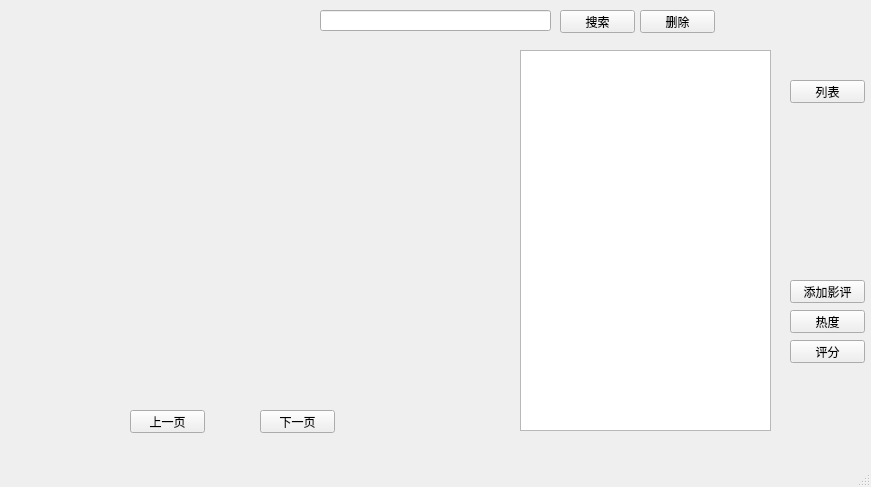
<?xml version="1.0" encoding="UTF-8"?>
<ui version="4.0">
 <class>FSS</class>
 <widget class="QMainWindow" name="FSS">
  <property name="geometry">
   <rect>
    <x>0</x>
    <y>0</y>
    <width>871</width>
    <height>487</height>
   </rect>
  </property>
  <property name="windowTitle">
   <string>电影查询系统</string>
  </property>
  <widget class="QWidget" name="centralwidget">
   <widget class="QPushButton" name="SearchButton">
    <property name="geometry">
     <rect>
      <x>560</x>
      <y>10</y>
      <width>75</width>
      <height>23</height>
     </rect>
    </property>
    <property name="text">
     <string>搜索</string>
    </property>
   </widget>
   <widget class="QLineEdit" name="SearchText">
    <property name="geometry">
     <rect>
      <x>320</x>
      <y>10</y>
      <width>231</width>
      <height>21</height>
     </rect>
    </property>
   </widget>
   <widget class="QTextBrowser" name="imformation">
    <property name="geometry">
     <rect>
      <x>520</x>
      <y>50</y>
      <width>251</width>
      <height>381</height>
     </rect>
    </property>
    <property name="readOnly">
     <bool>true</bool>
    </property>
    <property name="html">
     <string>&lt;!DOCTYPE HTML PUBLIC &quot;-//W3C//DTD HTML 4.0//EN&quot; &quot;http://www.w3.org/TR/REC-html40/strict.dtd&quot;&gt;
&lt;html&gt;&lt;head&gt;&lt;meta name=&quot;qrichtext&quot; content=&quot;1&quot; /&gt;&lt;style type=&quot;text/css&quot;&gt;
p, li { white-space: pre-wrap; }
&lt;/style&gt;&lt;/head&gt;&lt;body style=&quot; font-family:'SimSun'; font-size:9pt; font-weight:400; font-style:normal;&quot;&gt;
&lt;p style=&quot;-qt-paragraph-type:empty; margin-top:0px; margin-bottom:0px; margin-left:0px; margin-right:0px; -qt-block-indent:0; text-indent:0px;&quot;&gt;&lt;br /&gt;&lt;/p&gt;&lt;/body&gt;&lt;/html&gt;</string>
    </property>
    <property name="openLinks">
     <bool>false</bool>
    </property>
   </widget>
   <widget class="QPushButton" name="DeleteButton">
    <property name="geometry">
     <rect>
      <x>640</x>
      <y>10</y>
      <width>75</width>
      <height>23</height>
     </rect>
    </property>
    <property name="text">
     <string>删除</string>
    </property>
   </widget>
   <widget class="QPushButton" name="List">
    <property name="geometry">
     <rect>
      <x>790</x>
      <y>80</y>
      <width>75</width>
      <height>23</height>
     </rect>
    </property>
    <property name="text">
     <string>列表</string>
    </property>
   </widget>
   <widget class="QPushButton" name="Heat">
    <property name="geometry">
     <rect>
      <x>790</x>
      <y>310</y>
      <width>75</width>
      <height>23</height>
     </rect>
    </property>
    <property name="text">
     <string>热度</string>
    </property>
   </widget>
   <widget class="QPushButton" name="rating">
    <property name="geometry">
     <rect>
      <x>790</x>
      <y>340</y>
      <width>75</width>
      <height>23</height>
     </rect>
    </property>
    <property name="text">
     <string>评分</string>
    </property>
   </widget>
   <widget class="MyQLabel" name="img1">
    <property name="geometry">
     <rect>
      <x>30</x>
      <y>60</y>
      <width>101</width>
      <height>141</height>
     </rect>
    </property>
    <property name="text">
     <string/>
    </property>
    <property name="pixmap">
     <pixmap>img/7号房的礼物.webp</pixmap>
    </property>
    <property name="scaledContents">
     <bool>true</bool>
    </property>
   </widget>
   <widget class="MyQLabel" name="img2">
    <property name="geometry">
     <rect>
      <x>140</x>
      <y>60</y>
      <width>101</width>
      <height>141</height>
     </rect>
    </property>
    <property name="text">
     <string/>
    </property>
    <property name="pixmap">
     <pixmap>img/7号房的礼物.webp</pixmap>
    </property>
    <property name="scaledContents">
     <bool>true</bool>
    </property>
   </widget>
   <widget class="MyQLabel" name="img3">
    <property name="geometry">
     <rect>
      <x>250</x>
      <y>60</y>
      <width>101</width>
      <height>141</height>
     </rect>
    </property>
    <property name="text">
     <string/>
    </property>
    <property name="pixmap">
     <pixmap>img/7号房的礼物.webp</pixmap>
    </property>
    <property name="scaledContents">
     <bool>true</bool>
    </property>
   </widget>
   <widget class="MyQLabel" name="img4">
    <property name="geometry">
     <rect>
      <x>360</x>
      <y>60</y>
      <width>101</width>
      <height>141</height>
     </rect>
    </property>
    <property name="text">
     <string/>
    </property>
    <property name="pixmap">
     <pixmap>img/7号房的礼物.webp</pixmap>
    </property>
    <property name="scaledContents">
     <bool>true</bool>
    </property>
   </widget>
   <widget class="MyQLabel" name="img5">
    <property name="geometry">
     <rect>
      <x>30</x>
      <y>240</y>
      <width>101</width>
      <height>141</height>
     </rect>
    </property>
    <property name="text">
     <string/>
    </property>
    <property name="pixmap">
     <pixmap>img/7号房的礼物.webp</pixmap>
    </property>
    <property name="scaledContents">
     <bool>true</bool>
    </property>
   </widget>
   <widget class="MyQLabel" name="img6">
    <property name="geometry">
     <rect>
      <x>140</x>
      <y>240</y>
      <width>101</width>
      <height>141</height>
     </rect>
    </property>
    <property name="text">
     <string/>
    </property>
    <property name="pixmap">
     <pixmap>img/7号房的礼物.webp</pixmap>
    </property>
    <property name="scaledContents">
     <bool>true</bool>
    </property>
   </widget>
   <widget class="MyQLabel" name="img7">
    <property name="geometry">
     <rect>
      <x>250</x>
      <y>240</y>
      <width>101</width>
      <height>141</height>
     </rect>
    </property>
    <property name="text">
     <string/>
    </property>
    <property name="pixmap">
     <pixmap>img/7号房的礼物.webp</pixmap>
    </property>
    <property name="scaledContents">
     <bool>true</bool>
    </property>
   </widget>
   <widget class="MyQLabel" name="img8">
    <property name="geometry">
     <rect>
      <x>360</x>
      <y>240</y>
      <width>101</width>
      <height>141</height>
     </rect>
    </property>
    <property name="text">
     <string/>
    </property>
    <property name="pixmap">
     <pixmap>img/7号房的礼物.webp</pixmap>
    </property>
    <property name="scaledContents">
     <bool>true</bool>
    </property>
   </widget>
   <widget class="QPushButton" name="FrontPage">
    <property name="geometry">
     <rect>
      <x>130</x>
      <y>410</y>
      <width>75</width>
      <height>23</height>
     </rect>
    </property>
    <property name="text">
     <string>上一页</string>
    </property>
   </widget>
   <widget class="QPushButton" name="NextPage">
    <property name="geometry">
     <rect>
      <x>260</x>
      <y>410</y>
      <width>75</width>
      <height>23</height>
     </rect>
    </property>
    <property name="text">
     <string>下一页</string>
    </property>
   </widget>
   <widget class="QPushButton" name="pushButton">
    <property name="geometry">
     <rect>
      <x>790</x>
      <y>280</y>
      <width>75</width>
      <height>23</height>
     </rect>
    </property>
    <property name="text">
     <string>添加影评</string>
    </property>
   </widget>
  </widget>
  <widget class="QMenuBar" name="menubar">
   <property name="geometry">
    <rect>
     <x>0</x>
     <y>0</y>
     <width>871</width>
     <height>23</height>
    </rect>
   </property>
  </widget>
  <widget class="QStatusBar" name="statusbar"/>
 </widget>
 <customwidgets>
  <customwidget>
   <class>MyQLabel</class>
   <extends>QLabel</extends>
   <header>GUI.h</header>
   <slots>
    <signal>button_clicked_signal()</signal>
   </slots>
  </customwidget>
 </customwidgets>
 <resources/>
 <connections>
  <connection>
   <sender>DeleteButton</sender>
   <signal>clicked()</signal>
   <receiver>FSS</receiver>
   <slot>DeleteButtonClicked()</slot>
   <hints>
    <hint type="sourcelabel">
     <x>685</x>
     <y>40</y>
    </hint>
    <hint type="destinationlabel">
     <x>789</x>
     <y>50</y>
    </hint>
   </hints>
  </connection>
  <connection>
   <sender>SearchButton</sender>
   <signal>clicked()</signal>
   <receiver>FSS</receiver>
   <slot>SearchButtonClicked()</slot>
   <hints>
    <hint type="sourcelabel">
     <x>592</x>
     <y>38</y>
    </hint>
    <hint type="destinationlabel">
     <x>774</x>
     <y>37</y>
    </hint>
   </hints>
  </connection>
  <connection>
   <sender>List</sender>
   <signal>clicked()</signal>
   <receiver>FSS</receiver>
   <slot>ListButtonClicked()</slot>
   <hints>
    <hint type="sourcelabel">
     <x>831</x>
     <y>116</y>
    </hint>
    <hint type="destinationlabel">
     <x>813</x>
     <y>79</y>
    </hint>
   </hints>
  </connection>
  <connection>
   <sender>Heat</sender>
   <signal>clicked()</signal>
   <receiver>FSS</receiver>
   <slot>HeatButtonClicked()</slot>
   <hints>
    <hint type="sourcelabel">
     <x>815</x>
     <y>349</y>
    </hint>
    <hint type="destinationlabel">
     <x>797</x>
     <y>240</y>
    </hint>
   </hints>
  </connection>
  <connection>
   <sender>rating</sender>
   <signal>clicked()</signal>
   <receiver>FSS</receiver>
   <slot>RatingButtonClicked()</slot>
   <hints>
    <hint type="sourcelabel">
     <x>847</x>
     <y>378</y>
    </hint>
    <hint type="destinationlabel">
     <x>825</x>
     <y>427</y>
    </hint>
   </hints>
  </connection>
  <connection>
   <sender>img1</sender>
   <signal>button_clicked_signal()</signal>
   <receiver>FSS</receiver>
   <slot>Show_film()</slot>
   <hints>
    <hint type="sourcelabel">
     <x>85</x>
     <y>157</y>
    </hint>
    <hint type="destinationlabel">
     <x>133</x>
     <y>51</y>
    </hint>
   </hints>
  </connection>
  <connection>
   <sender>FrontPage</sender>
   <signal>clicked()</signal>
   <receiver>FSS</receiver>
   <slot>FrontPageClicked()</slot>
   <hints>
    <hint type="sourcelabel">
     <x>155</x>
     <y>448</y>
    </hint>
    <hint type="destinationlabel">
     <x>60</x>
     <y>455</y>
    </hint>
   </hints>
  </connection>
  <connection>
   <sender>NextPage</sender>
   <signal>clicked()</signal>
   <receiver>FSS</receiver>
   <slot>NextPageClicked()</slot>
   <hints>
    <hint type="sourcelabel">
     <x>312</x>
     <y>440</y>
    </hint>
    <hint type="destinationlabel">
     <x>407</x>
     <y>447</y>
    </hint>
   </hints>
  </connection>
  <connection>
   <sender>img2</sender>
   <signal>button_clicked_signal()</signal>
   <receiver>FSS</receiver>
   <slot>Show_film()</slot>
   <hints>
    <hint type="sourcelabel">
     <x>195</x>
     <y>183</y>
    </hint>
    <hint type="destinationlabel">
     <x>237</x>
     <y>66</y>
    </hint>
   </hints>
  </connection>
  <connection>
   <sender>img3</sender>
   <signal>button_clicked_signal()</signal>
   <receiver>FSS</receiver>
   <slot>Show_film()</slot>
   <hints>
    <hint type="sourcelabel">
     <x>313</x>
     <y>168</y>
    </hint>
    <hint type="destinationlabel">
     <x>355</x>
     <y>66</y>
    </hint>
   </hints>
  </connection>
  <connection>
   <sender>img4</sender>
   <signal>button_clicked_signal()</signal>
   <receiver>FSS</receiver>
   <slot>Show_film()</slot>
   <hints>
    <hint type="sourcelabel">
     <x>418</x>
     <y>179</y>
    </hint>
    <hint type="destinationlabel">
     <x>494</x>
     <y>93</y>
    </hint>
   </hints>
  </connection>
  <connection>
   <sender>img8</sender>
   <signal>button_clicked_signal()</signal>
   <receiver>FSS</receiver>
   <slot>Show_film()</slot>
   <hints>
    <hint type="sourcelabel">
     <x>399</x>
     <y>296</y>
    </hint>
    <hint type="destinationlabel">
     <x>490</x>
     <y>255</y>
    </hint>
   </hints>
  </connection>
  <connection>
   <sender>img7</sender>
   <signal>button_clicked_signal()</signal>
   <receiver>FSS</receiver>
   <slot>Show_film()</slot>
   <hints>
    <hint type="sourcelabel">
     <x>302</x>
     <y>324</y>
    </hint>
    <hint type="destinationlabel">
     <x>357</x>
     <y>241</y>
    </hint>
   </hints>
  </connection>
  <connection>
   <sender>img6</sender>
   <signal>button_clicked_signal()</signal>
   <receiver>FSS</receiver>
   <slot>Show_film()</slot>
   <hints>
    <hint type="sourcelabel">
     <x>181</x>
     <y>330</y>
    </hint>
    <hint type="destinationlabel">
     <x>249</x>
     <y>240</y>
    </hint>
   </hints>
  </connection>
  <connection>
   <sender>img5</sender>
   <signal>button_clicked_signal()</signal>
   <receiver>FSS</receiver>
   <slot>Show_film()</slot>
   <hints>
    <hint type="sourcelabel">
     <x>94</x>
     <y>344</y>
    </hint>
    <hint type="destinationlabel">
     <x>143</x>
     <y>241</y>
    </hint>
   </hints>
  </connection>
  <connection>
   <sender>imformation</sender>
   <signal>anchorClicked(QUrl)</signal>
   <receiver>FSS</receiver>
   <slot>openlinks()</slot>
   <hints>
    <hint type="sourcelabel">
     <x>624</x>
     <y>368</y>
    </hint>
    <hint type="destinationlabel">
     <x>626</x>
     <y>462</y>
    </hint>
   </hints>
  </connection>
  <connection>
   <sender>pushButton</sender>
   <signal>clicked()</signal>
   <receiver>FSS</receiver>
   <slot>Show_review()</slot>
   <hints>
    <hint type="sourcelabel">
     <x>845</x>
     <y>313</y>
    </hint>
    <hint type="destinationlabel">
     <x>834</x>
     <y>240</y>
    </hint>
   </hints>
  </connection>
 </connections>
 <slots>
  <slot>DeleteButtonClicked()</slot>
  <slot>SearchButtonClicked()</slot>
  <slot>ListButtonClicked()</slot>
  <slot>HeatButtonClicked()</slot>
  <slot>RatingButtonClicked()</slot>
  <slot>Show_film()</slot>
  <slot>FrontPageClicked()</slot>
  <slot>NextPageClicked()</slot>
  <slot>openlinks()</slot>
  <slot>Show_review()</slot>
 </slots>
</ui>
